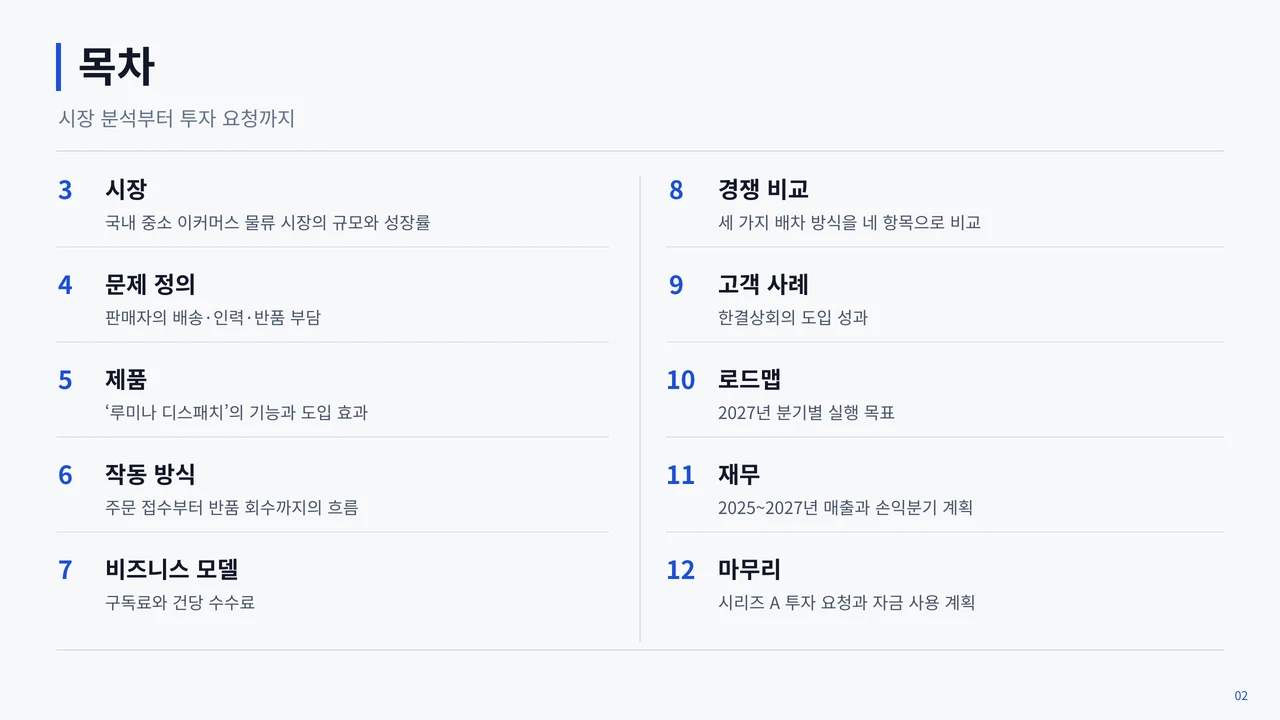
#> input picture servers/fastapi/authored_style_samples/academic-edge/02.webp, 1280 x 720 px
$ python -i raster_crop_edges.py   (imports and definitions only)
#> lines starting #> are read from the running program, lines starting #| are printed output that depends on the picture; after the words box and inside, x2 and y2 are one past the last pixel; in counts of white or black regions, pixels touching at a corner belong together
"""Crop-edge invariant for redesigned pages.

A pixel crop shows every glyph inside its box, so its edges must fall between
text, never through it, and it must not show text that is also published as
editable text:

* every OCR word a crop carries lies wholly inside the crop;
* no editable word intersects the crop, not even by a sliver ("...함께 ㅅ"
  under a crop edge), and no word owned by another crop is cut by its edge;
* no text-scale ink cluster (connected ink of a glyph or word, see
  ``text_ink_clusters``) is cut by a crop edge.

Repair per crop, never both for one crop: shrink it so the line lies wholly
outside (keeping its own words and most of its pixels), or grow it to the full
box of every line it touches and move those lines into it (text leaves the
editable region, so nothing is shown twice). ``crop_edge_conflicts`` is pure
and shared by the planner and by verification of a sealed analysis.
"""

from __future__ import annotations

from collections.abc import Sequence
from dataclasses import dataclass, replace

import numpy as np
from PIL import Image, ImageFilter

Box = tuple[float, float, float, float]
TOLERANCE = 3.0
_SCALE = 2
_LEVEL = 48
_MAX_TEXT_HEIGHT = 90
_MAX_TEXT_WIDTH = 600
GROWTH_MARGIN = 16
CAPTURE_GROWTH = 1.5


@dataclass(frozen=True)
class EdgeItem:
    pixels: bool
    box: Box
    words: tuple[int, ...]


@dataclass(frozen=True)
class EdgeConflict:
    crop: int
    kind: str  # own_word | text_word | pixel_word | ink
    target: int  # word index, or cluster index for ink
    box: Box


# [4 lines left out: function _cut, not called in this run]


def _hits(a: Box, b: Box, tolerance: float) -> bool:
    width, height = _cut(a, b)
    return width >= tolerance and height >= tolerance


# [7 lines left out: function _inside, not called in this run]


def _crosses(crop: Box, cluster: Box, tolerance: float) -> bool:
    return _hits(crop, cluster, tolerance + 1) and not _inside(crop, cluster, tolerance)


# [27 lines left out: function crop_edge_conflicts, not called in this run]


def text_ink_clusters(gray: np.ndarray | None) -> list[Box]:
    """Boxes (source px) of text-scale connected ink: glyphs, words, small icons."""

    if gray is None:
        return []
    from services.source_content.raster_ink_coverage import _components

    image = Image.fromarray(np.clip(gray, 0, 255).astype(np.uint8))
    small = image.resize((image.width // _SCALE, image.height // _SCALE), Image.Resampling.BILINEAR)
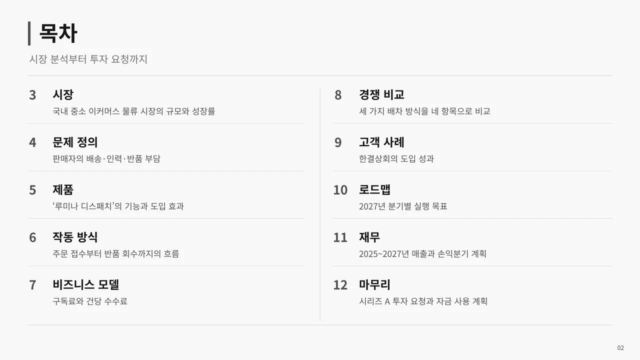
#> small: PIL image 640x360 L; min 22, max 251, mean 244
    background = np.asarray(small.filter(ImageFilter.MedianFilter(15)), dtype=np.int16)
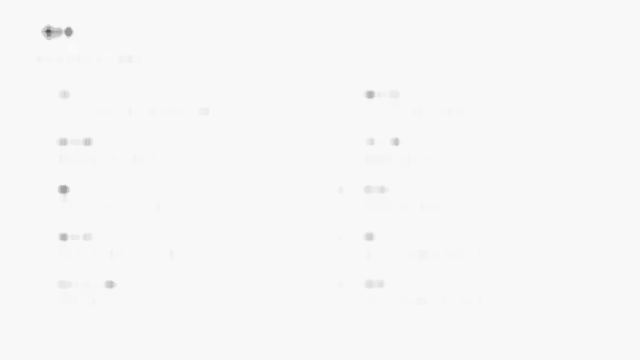
#> background: shape (360, 640) int16; min 80, max 250, mean 247.7
    ink = np.abs(np.asarray(small, dtype=np.int16) - background) > _LEVEL
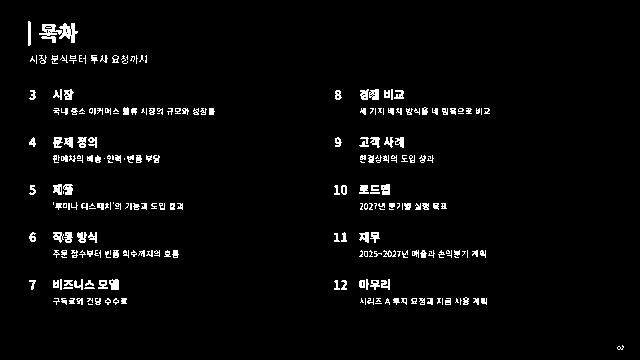
#> ink: shape (360, 640) bool; 3.1% white in thin lines or dots, all inside (x1, y1, x2, y2) = (28, 21, 624, 350)
    grown = np.asarray(Image.fromarray(ink.astype(np.uint8) * 255).filter(ImageFilter.MaxFilter(3))) > 0
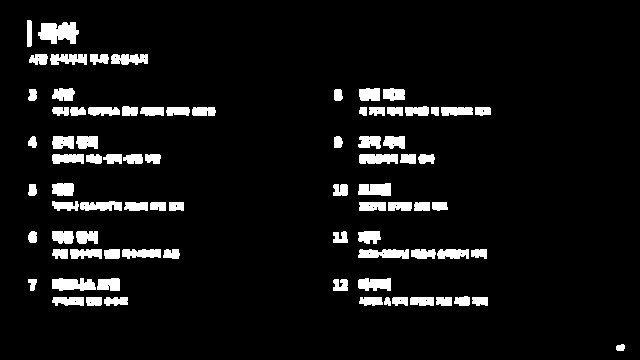
#> grown: shape (360, 640) bool; 6.9% white; 82 white regions, largest, box (x1, y1, x2, y2) and area: (38, 22, 79, 44) 651, (52, 278, 96, 291) 448, (358, 249, 409, 259) 404
    result = []
    for x0, y0, x1, y1, count in _components(grown):
        box = (x0 * _SCALE, y0 * _SCALE, (x1 - x0) * _SCALE, (y1 - y0) * _SCALE)
        if count < 12 or min(box[2], box[3]) <= 4 or box[3] > _MAX_TEXT_HEIGHT or box[2] > _MAX_TEXT_WIDTH:
            continue
        result.append(box)
#> this loop made 0 passes
#> after the loop, result = []
    return result


def _union(a: Box, b: Box) -> Box:
    x0, y0 = min(a[0], b[0]), min(a[1], b[1])
    return (x0, y0, max(a[0] + a[2], b[0] + b[2]) - x0, max(a[1] + a[3], b[1] + b[3]) - y0)


def _area(box: Box) -> float:
    return max(0.0, box[2]) * max(0.0, box[3])


# [11 lines left out: function _shrinks, not called in this run]


def _grid_box(box: Box) -> Box:
    x0, y0 = int(box[0]), int(box[1])
    return (x0, y0, int(np.ceil(box[0] + box[2])) - x0, int(np.ceil(box[1] + box[3])) - y0)


# [135 lines left out: functions near, _grows_into_text, enforce_crop_edges, page_edge_conflicts, not called in this run]

>>> import cv2
>>> picture = cv2.imread('../../authored_style_samples/academic-edge/02.webp', cv2.IMREAD_GRAYSCALE)
#> (the run stopped early here; a loop or call above may not have finished)

$ run again, on servers/fastapi/authored_style_samples/academic-edge/10.webp
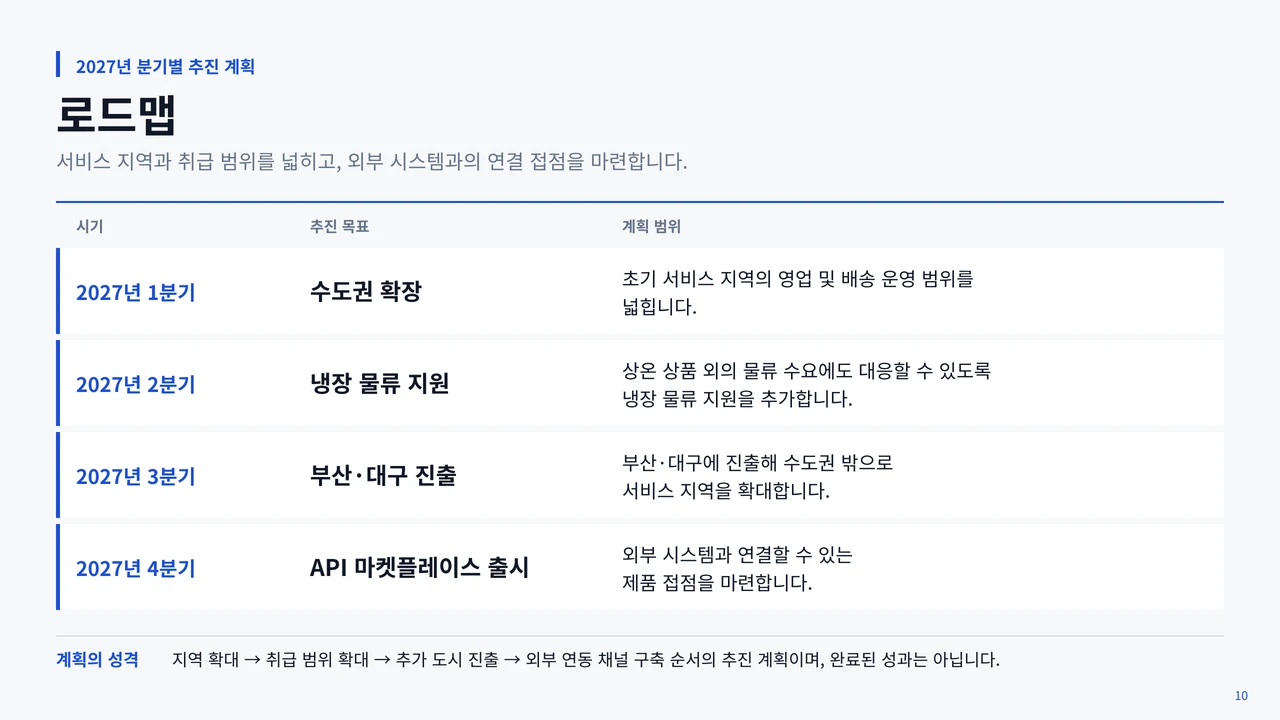
#> input picture servers/fastapi/authored_style_samples/academic-edge/10.webp, 1280 x 720 px
#> in text_ink_clusters, `ink = np.abs(np.asarray(small, dtype=np.int16) - background) > _LEVEL`:
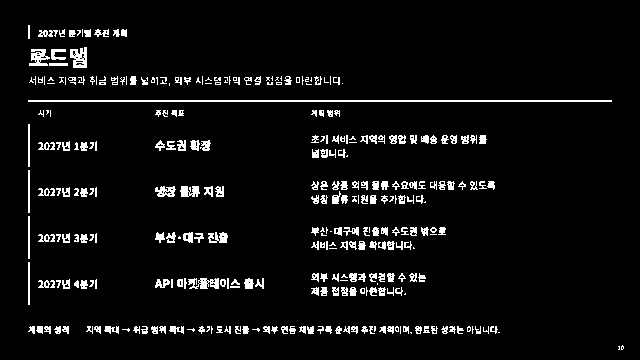
#> ink: shape (360, 640) bool; 5.4% white in thin lines or dots, all inside (x1, y1, x2, y2) = (28, 25, 624, 350)
#> in text_ink_clusters, `grown = np.asarray(Image.fromarray(ink.astype(np.uint8) * 255).filter(..`:
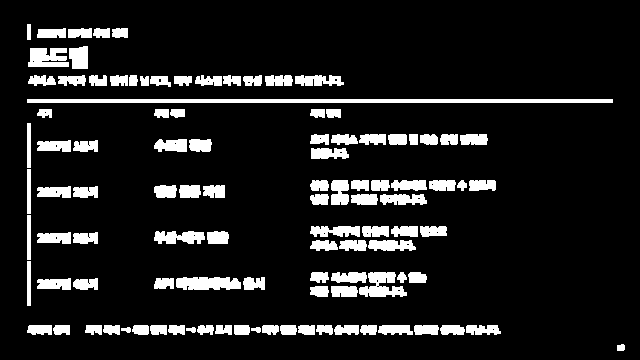
#> grown: shape (360, 640) bool; 11.3% white; 106 white regions, largest, box (x1, y1, x2, y2) and area: (27, 99, 613, 103) 2344, (176, 277, 241, 290) 730, (359, 272, 407, 297) 716
#> after the loop in text_ink_clusters, `for x0, y0, x1, y1, count in _components(grown):`: result = []

$ run again, on servers/fastapi/authored_style_samples/academic-edge/03.thumb.webp
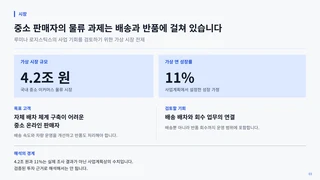
#> input picture servers/fastapi/authored_style_samples/academic-edge/03.thumb.webp, 320 x 180 px
#> in text_ink_clusters, `ink = np.abs(np.asarray(small, dtype=np.int16) - background) > _LEVEL`:
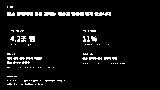
#> ink: shape (90, 160) bool; 5.7% white in thin lines or dots, all inside (x1, y1, x2, y2) = (7, 6, 125, 85)
#> in text_ink_clusters, `grown = np.asarray(Image.fromarray(ink.astype(np.uint8) * 255).filter(..`:
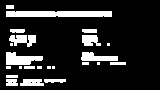
#> grown: shape (90, 160) bool; 15.5% white; 23 white regions (8 under 20 px), largest, box (x1, y1, x2, y2) and area: (6, 11, 112, 17) 630, (6, 52, 43, 65) 320, (81, 52, 118, 61) 229
#> after the loop in text_ink_clusters, `for x0, y0, x1, y1, count in _components(grown):`: result = []

$ run again, on servers/fastapi/authored_style_samples/academic-edge/07.thumb.webp
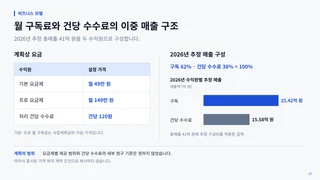
#> input picture servers/fastapi/authored_style_samples/academic-edge/07.thumb.webp, 320 x 180 px
#> in text_ink_clusters, `ink = np.abs(np.asarray(small, dtype=np.int16) - background) > _LEVEL`:
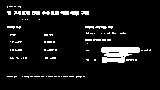
#> ink: shape (90, 160) bool; 7.4% white; 82 white regions (71 under 20 px), largest, box (x1, y1, x2, y2) and area: (101, 47, 140, 63) 425, (70, 11, 79, 16) 34, (60, 11, 69, 15) 31
#> in text_ink_clusters, `grown = np.asarray(Image.fromarray(ink.astype(np.uint8) * 255).filter(..`:
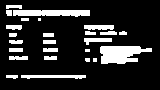
#> grown: shape (90, 160) bool; 16.7% white; 25 white regions (4 under 20 px), largest, box (x1, y1, x2, y2) and area: (100, 46, 152, 64) 666, (13, 10, 90, 17) 456, (21, 75, 86, 79) 204
#> after the loop in text_ink_clusters, `for x0, y0, x1, y1, count in _components(grown):`: result = []
